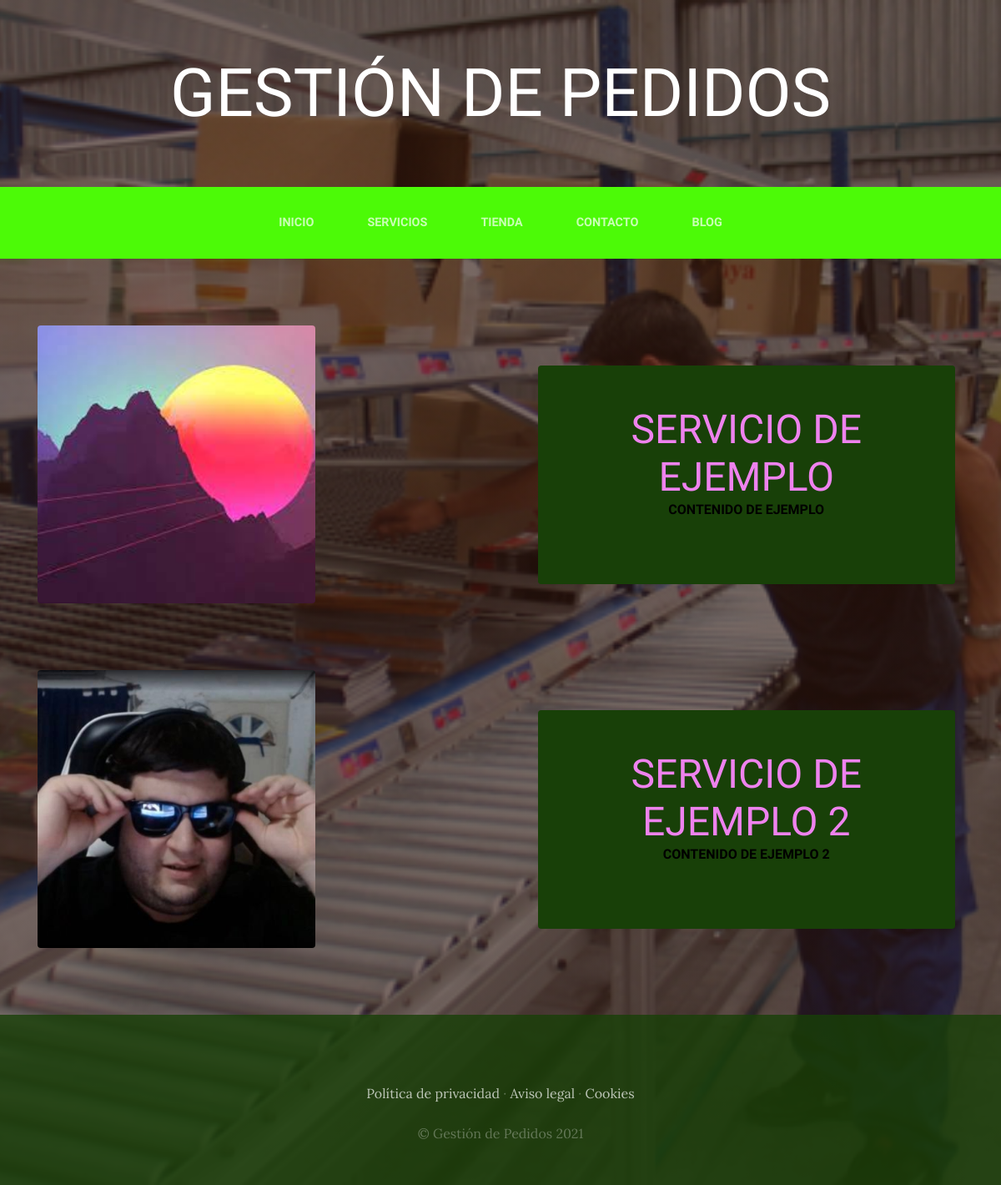
The app's page /servicios/ with its own data.
### Servicios/models.py (models this page shows, shortened)
class Servicio(models.Model):
    titulo = models.CharField(max_length=50)
    contenido = models.CharField(max_length=50)
    imagen =models.ImageField(upload_to='media/servicios')
    created =models.DateTimeField(auto_now_add=True)
    updated =models.DateTimeField(auto_now_add=True)
    class Meta:
        verbose_name = "servicio"
        verbose_name_plural = "servicios"

### Servicios/views.py (the view)
# urls.py: path('servicios/',include('Servicios.urls')),
def servicios(request):
    servicios = Servicio.objects.all()
    return render(request, "Servicios/servicios.html", {"servicios":servicios})

### Servicios/templates/servicios/servicios.html
{% extends "ProyectoWebApp/base.html" %}
{% load static %}
{% block content %}
    {% for servicio in servicios %}
    <section class="page-section clearfix">
        <div class="container">
          <div class="intro">
            <img class="intro-img img-fluid mb-3 mb-lg-0 rounded" src="{{servicio.imagen.url}}" alt="" style="width: 30%;">
            <div class="intro-text left-0 text-center bg-faded p-5 rounded" style="color: black;">
              <h2 class="section-heading mb-4" >
                <span class="section-heading-lower" style="color: violet;">{{servicio.titulo}}</span>
                <span class="section-heading-upper">{{servicio.contenido}}</span>
              </h2>
            </div>
          </div>
        </div>
      </section>
    {% endfor %}
{% endblock %}

### ProyectoWebApp/static/ProyectoWebApp/css/gestion.css (style rules this page uses)
body { font-family: 'Lora'; background: linear-gradient(rgba(47, 23, 15, 0.65), rgba(47, 23, 15, 0.65)), url("../img/bg_main.jpg"); background-attachment: fixed; background-position: center; background-size: cover; }
h1, h2, h3, h4, h5, h6 { font-family: 'Raleway'; }
.page-section { margin-top: 5rem; margin-bottom: 5rem; }
.section-heading { text-transform: uppercase; }
.section-heading .section-heading-upper { display: block; font-size: 1rem; font-weight: 800; padding-bottom:.5rem; }
.section-heading .section-heading-lower { display: block; font-size: 3rem; font-weight: 100; }
.bg-faded { background-color: rgba(255, 255, 255, 0.85); }
.intro { position: relative; }
@media (min-width: 992px) { .intro .intro-img { width: 75%; float: left; } }
@media (min-width: 992px) { .intro .intro-text { left: 600; width: 60%; margin-top: 3rem; background-color: rgba(24, 64, 8); color: cornsilk; position: absolute; } }
@media (min-width: 1200px) { .intro .intro-text { width: 45%; } }

### records on screen
Servicio: imagen (picture), titulo "SERVICIO DE EJEMPLO", contenido "CONTENIDO DE EJEMPLO"
Servicio: imagen (picture), titulo "SERVICIO DE EJEMPLO 2", contenido "CONTENIDO DE EJEMPLO 2"
